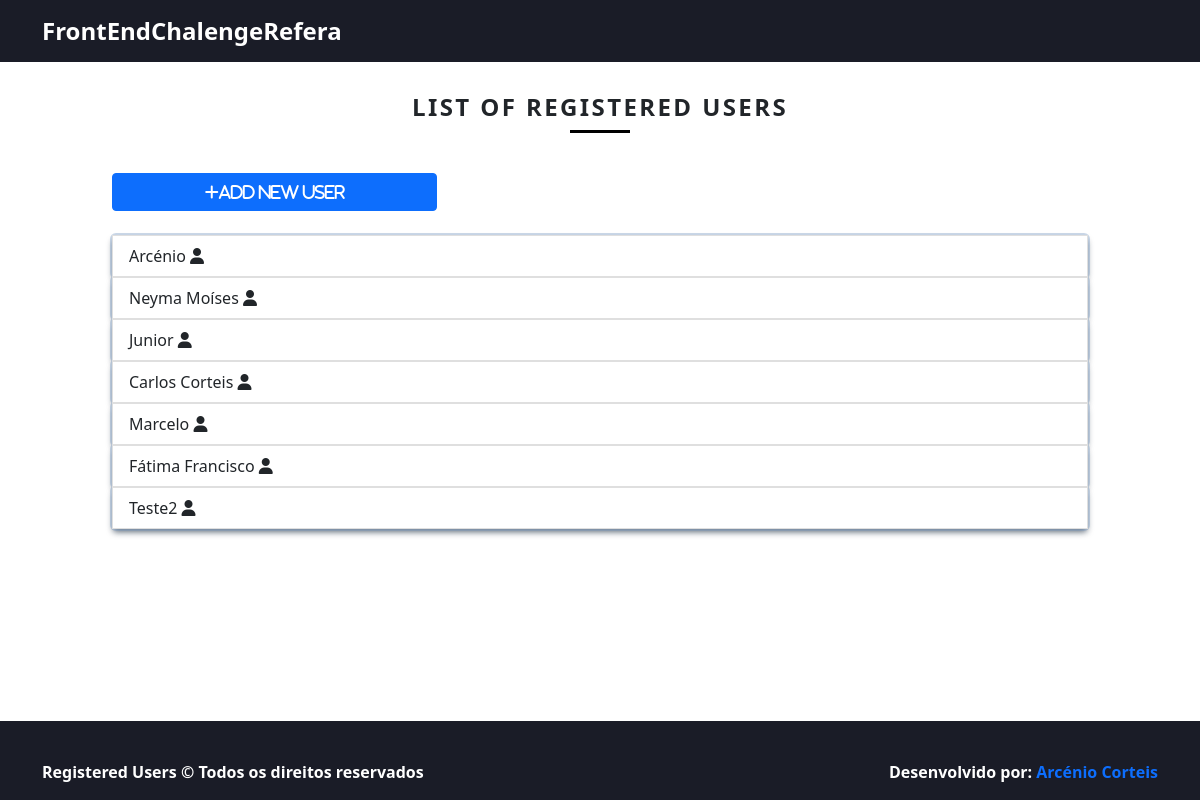
Before: / with the older database file.
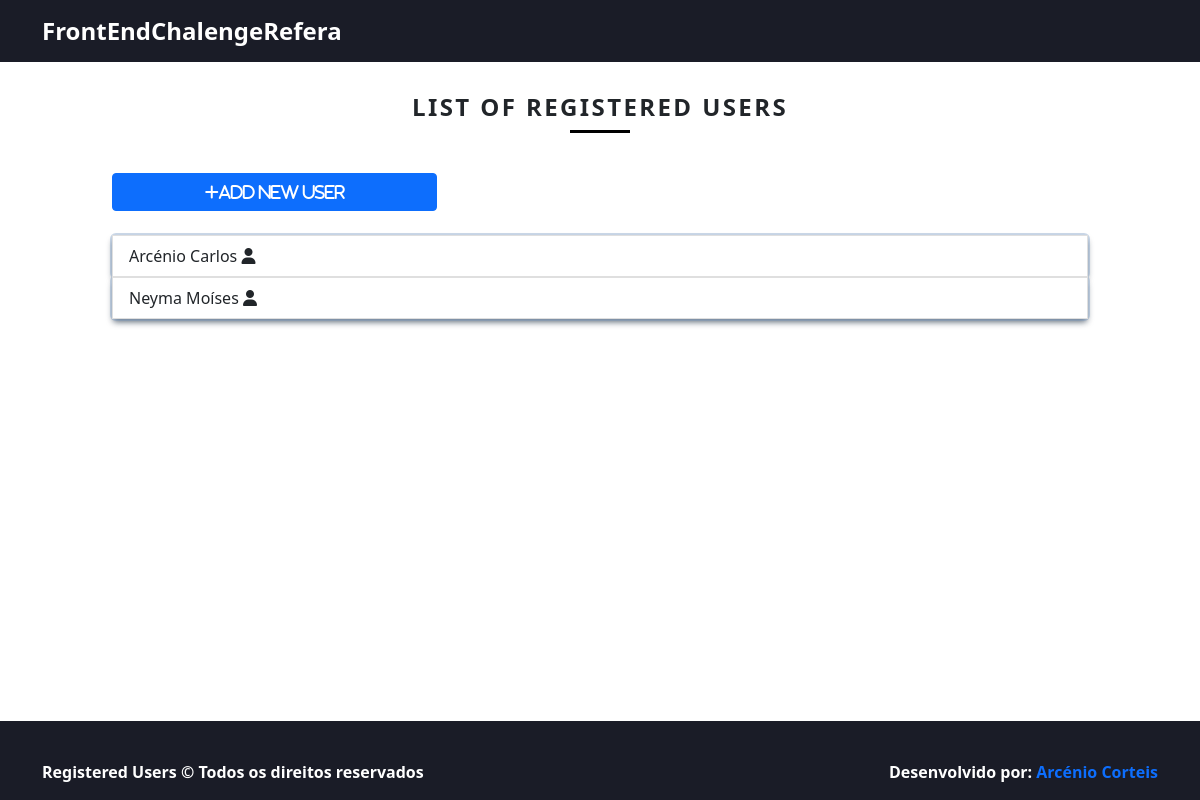
After: the same page with the newer database file.
### userList/models.py (models this page shows, shortened)
class FullUser(models.Model):
    fullName = models.CharField(max_length=50)
    cpf = CPFField(masked=True)
    age = models.IntegerField()
    address = CharField(max_length=100)

### userList/views.py (the view)
# urls.py: path('', views.listUser_view, name='listUser'),
def listUser_view(request):
    fullName = request.GET.get("fullName")
    cpf = request.GET.get('cpf')
    age = request.GET.get('age')
    address = request.GET.get('address')
    users = FullUser.objects.all()
    if fullName is not None:
        users = users.filter(fullName__id=fullName)
    if cpf is not None:
        users = users.filter(cpf__id = cpf)
    if age is not None:
        users = users.filter(age__id=cpf)
    if address is not None:
        users = users.filter(address__id=address)
    context = {
        'users': users
    }
    return render(request, template_name='home/list.html',  context=context, status=200)

### userList/templates/home/list.html (shortened to what this page needs)
{% extends 'base.html' %}
{% load static %}
{% block styles %}
<link rel="stylesheet" href="{% static 'css/list.css' %}">
{% endblock styles %}
{% block content %}
    <div class="container offset-1 col-10">
        <div class="">
            <h1 class="subtitulo">List of Registered Users</h1>
            <a href="adduser">
                <div class="col-lg-4 btn btn-primary">
                    <i class="fas fa-plus">Add New User</i>
                </div>
            </a>
        </div>
        <br>
        {% for user in users %}
            <ul class="list-group list-user">
                <a href="/users/{{user.id}}" ><li class="list-group-item ">{{user.fullName}} <i class="fas fa-user"></i></li></a>
            </ul>
        {% endfor %}
    </div>
{% endblock content %}

### userList/templates/base.html (shortened to what this page needs)
{% load static%}
<!DOCTYPE html>
<html lang="pt">
<head>
    <link href="https://cdn.jsdelivr.net/npm/bootstrap@5.1.3/dist/css/bootstrap.min.css" rel="stylesheet">
    <link rel="stylesheet" href="{% static 'css/main.css' %}">
    {% block styles %}{% endblock styles %}
</head>
<body>
    <header class="navbar navbar-light bg-light menu ">
    <nav class="container">
         <a class="navbar-brand logo" href="/">FrontEndChalengeRefera</a>
    </nav>
    </header>
    {% block content %}{% endblock %}
    <footer class="fixed-bottom">
        <div class="d-flex justify-content-between container mt-4">
            <p>Registered Users &copy; Todos os direitos reservados</p>
            <p>Desenvolvido por: <a href="https://github.com/corteisjr">Arcénio Corteis</a></p>
        </div>
    </footer>
</body>
</html>

### userList/static/css/main.css (style rules this page uses)
* { margin:0; padding:0; }
html, body { height:100%; }
ul, li { list-style: none; }
.subtitulo { font-weight: bold; font-size: 24px; text-transform: uppercase; text-align: center; line-height: 30px; letter-spacing: .1em; margin-top: 30px; margin-bottom: 40px; }
.subtitulo:after { content: ""; display: block; width: 60px; height: 3px; background: #000; margin: 8px auto; }
.menu { width: 100%; background-color: #1A1C27 !important; }
.logo { color: #fff !important; font-size: 24px; font-weight: bold; }
a { text-decoration: none; }
footer { width: 100%; color: #fff; background-color: #1A1C27; font-weight: bold; }
footer p { margin-top: 15px; }

### userList/static/css/list.css (style rules this page uses)
ul li { list-style: none; }
.list-user { box-shadow: rgba(124, 156, 194, 0.4) 0px 0px 0px 2px, rgba(6, 24, 44, 0.65) 0px 4px 6px -1px, rgba(255, 255, 255, 0.08) 0px 1px 0px inset; }

Changed rows visible on the page:
removed FullUser: fullName "Junior"
removed FullUser: fullName "Carlos Corteis"
removed FullUser: fullName "Marcelo"
removed FullUser: fullName "Fátima Francisco"
removed FullUser: fullName "Teste2"
changed FullUser: fullName "Arcénio" → "Arcénio Carlos"
